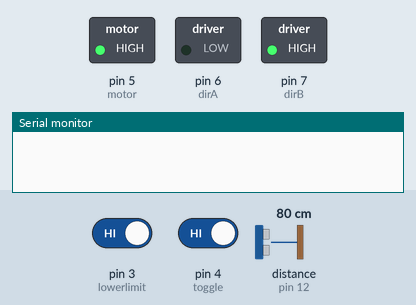
A sketch run on a simulated Arduino Uno, built with avr-gcc and run on an emulated ATmega328P. Parts: switched loads named in the sketch (green lamp = pin HIGH), the last lines printed to the serial monitor. Inputs (shaded band) come from the test bench; at power-on: pin 4 (toggle) HIGH, pin 3 (lowerlimit) HIGH, distance to the obstacle (sensor on pin 12) 80 cm. The echo pulse lasts 58.3 µs per cm; pins used as bus, display or sensor lines are not drawn.

Above: at 1.2 s.
1.3 s: pin 4 (toggle) driven LOW
At 1.8 s:
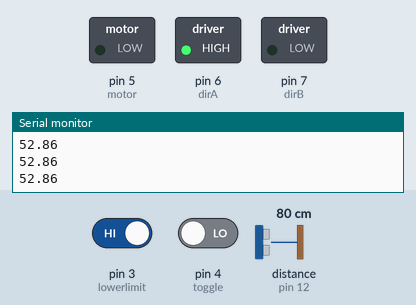
2.8 s: pin 4 (toggle) driven HIGH
At 3.9 s:
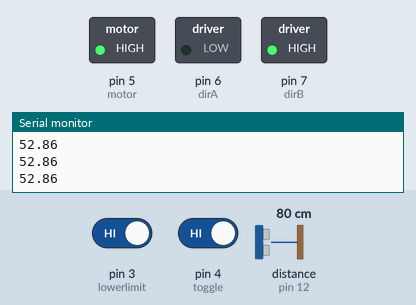
4.3 s: pin 3 (lowerlimit) driven LOW
At 4.9 s:
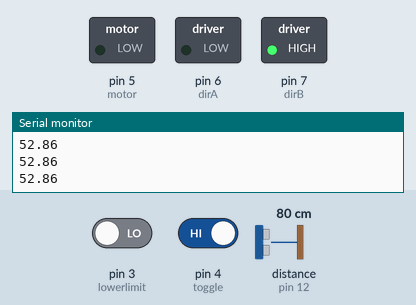
5.8 s: pin 3 (lowerlimit) driven HIGH
At 6.1 s:
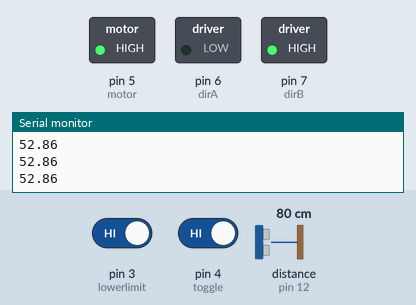
Timing chart, 0 to 8.3 s (numbered marks = the images above; inputs shaded):
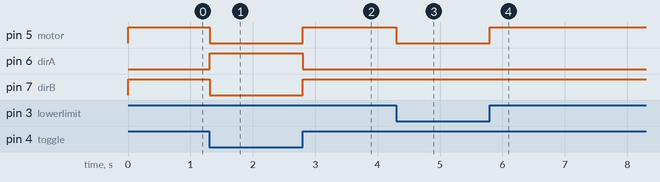

The sketch:

Auto_Crutch.ino
```cpp
#define upperlimit 2
#define lowerlimit 3
#define toggle 4
#define motor 5
#define dirA 6
#define dirB 7
#define trig 13
#define echo 12
#define setDistance 200

bool rotate = 0;
bool dir = 0;

void setup() {
  pinMode(upperlimit,INPUT_PULLUP);
  pinMode(lowerlimit,INPUT_PULLUP);
  pinMode(toggle,INPUT_PULLUP);
  pinMode(motor,OUTPUT);
  pinMode(dirA,OUTPUT);
  pinMode(dirB,OUTPUT);
  pinMode(trig,OUTPUT);
  pinMode(echo,INPUT);
  Serial.begin(9600);
}

void loop() {
  bool extend = not digitalRead(toggle);
  if(extend)
  {
    dir = 1;

    double distance = ping();
    if (distance < setDistance or not digitalRead(upperlimit)) {rotate = 0;}
    else {rotate = 1;}
  }
  else
  {
    dir = 0;
    if (not digitalRead(lowerlimit)) {rotate = 0;}
    else {rotate = 1;}
  }

  if (dir)
  {
    digitalWrite(dirA, 1);
    digitalWrite(dirB, 0);
  }
  else
  {
    digitalWrite(dirA, 0);
    digitalWrite(dirB, 1);
  }

  if (rotate) {digitalWrite(motor,1);}
  else {digitalWrite(motor,0);}
}

double ping() {
  double avgDistance = 0;
  for (int i = 0 ; i < 2; i++)
  {
    digitalWrite(trig, LOW);
    delayMicroseconds(2);
    // Sets the trigPin on HIGH state for 10 micro seconds
    digitalWrite(trig, HIGH);
    delayMicroseconds(10);
    digitalWrite(trig, LOW);
    // Reads the echoPin, returns the sound wave travel time in microseconds
    unsigned long duration = pulseIn(echo, HIGH);
    // Calculating the distance
    double distance= duration*0.034/2;
    avgDistance += distance;
  }
  avgDistance = avgDistance / 3;
  Serial.println(avgDistance);
  return avgDistance;
}
```

Measured:
- after the input at 1.3 s, pin 5 (motor), pin 7 (dirB): HIGH → LOW at once; pin 6 (dirA): LOW → HIGH at once
- after the input at 2.8 s, pin 5 (motor), pin 7 (dirB): LOW → HIGH at once; pin 6 (dirA): HIGH → LOW at once
- after the input at 4.3 s, pin 5 (motor): HIGH → LOW at once
- after the input at 5.8 s, pin 5 (motor): LOW → HIGH at once
